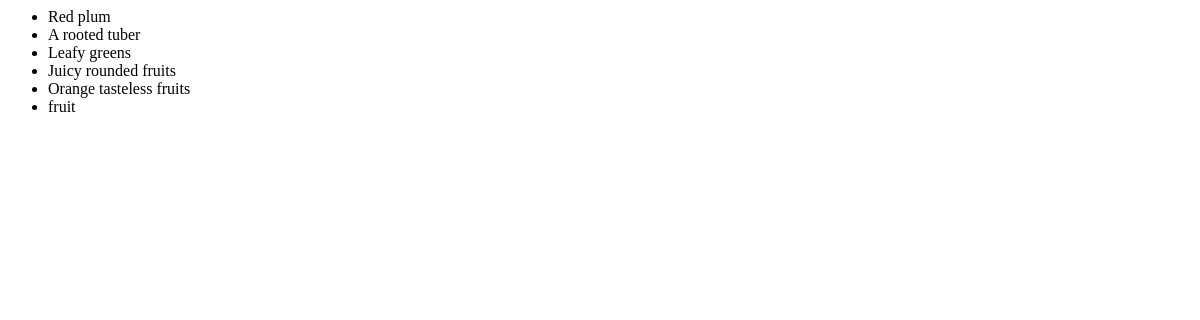
Page /catalogue/products/ on the earlier database version.
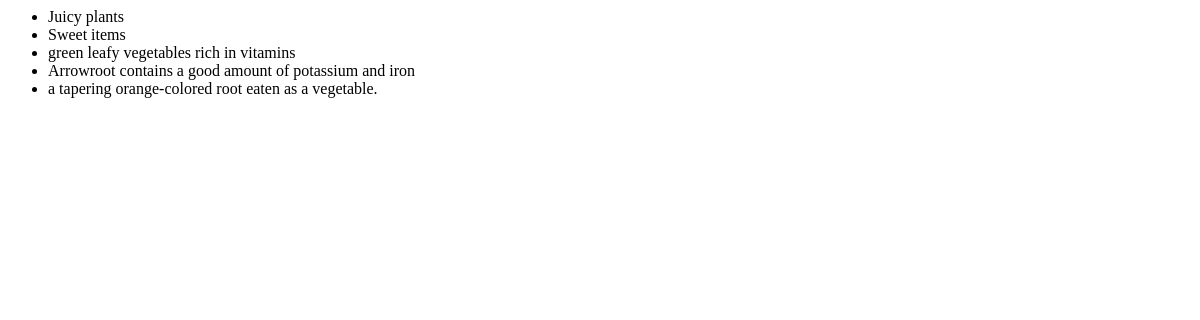
Same page on the later database version.
### catalogue/models.py (models this page shows, shortened)
class Product(models.Model):
    title = models.CharField(max_length=50)
    category = models.ForeignKey(ProductCategory, on_delete=models.CASCADE)
    description = models.TextField()
    supplier_price = models.DecimalField(max_digits=6, decimal_places=2)
    selling_price = models.DecimalField(max_digits=6, decimal_places=2)
    supplier = models.ForeignKey(ProductSupplier, on_delete=models.CASCADE)
    kiosk = models.ForeignKey(Kiosk, on_delete=models.CASCADE)
    number_in_stock = models.IntegerField()

### catalogue/views.py (the view)
# urls.py: path('products/', product_list, name="product-list"),
def product_list(request):
    products = Product.objects.all()
    return render(request,'product_list.html',{'products':products})

### catalogue/templates/product_list.html
<ul>
    {% for product in products %}
        <li>{{ product.description}}</li>
    {% endfor %}
</ul>

Differences in the rows shown:
removed Product: description "Red plum"
removed Product: description "A rooted tuber"
removed Product: description "Juicy rounded fruits"
removed Product: description "fruit"
added Product: description "Juicy plants"
added Product: description "Sweet items"
changed Product: description "Leafy greens" → "green leafy vegetables rich in vitamins"
added Product: description "Arrowroot contains a good amount of potassium and iron"
changed Product: description "Orange tasteless fruits" → "a tapering orange-colored root eaten as a vegetable."
